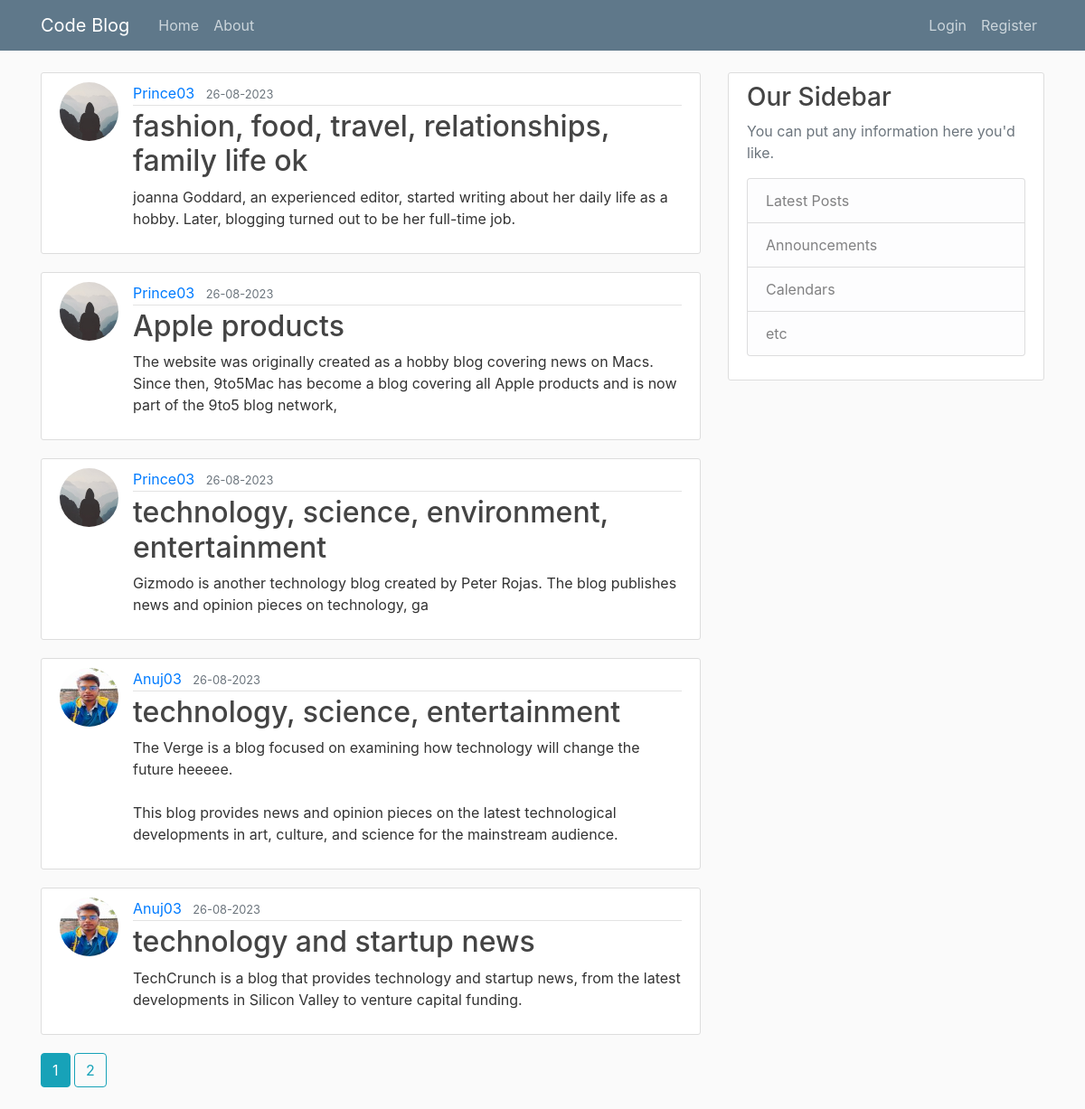
The page /home on the database its author committed.
### flaskblog/models.py (models this page shows, shortened)
class Post(db.Model):
    id=db.Column(db.Integer, primary_key=True)
    title = db.Column(db.String(100), nullable=False)
    date_posted = db.Column(db.DateTime, nullable=False, default=datetime.utcnow)
    content = db.Column(db.Text, nullable=False)
    user_id = db.Column(db.Integer,db.ForeignKey('user.id'),nullable=False)

class User(db.Model, UserMixin):
    id=db.Column(db.Integer, primary_key=True)
    username =db.Column(db.String(20), unique=True, nullable=False)
    email =db.Column(db.String(120), unique=True, nullable=False)
    image_file = db.Column(db.String(20), nullable=False, default='default.jpg')
    password = db.Column(db.String(60), nullable=False)
    posts = db.relationship('Post', backref='author',lazy=True)

### flaskblog/main/routes.py (the view)
@main.route("/")
@main.route("/home")
def home():
    page=request.args.get('page',1,type=int)
    posts = Post.query.order_by(Post.date_posted.desc()).paginate(page=page,per_page=5)
    return render_template('home.html',posts=posts)

### flaskblog/template/home.html
{% extends "layout.html"%}
{%block content%}
    {% for post in posts.items%}
        <article class="media content-section">
            <img class="rounded-circle article-img" src="{{ url_for('static',filename='profile_pics/' + post.author.image_file )}}">
            <div class="media-body">
            <div class="article-metadata">
                <a class="mr-2" href="{{ url_for('users.user_posts',username=post.author.username)}}">{{ post.author.username }}</a>
                <small class="text-muted">{{ post.date_posted.strftime('%d-%m-%Y') }}</small>
            </div>
            <h2><a class="article-title" href="{{ url_for('posts.post',post_id=post.id) }}">{{ post.title }}</a></h2>
            <p class="article-content">{{ post.content }}</p>
            </div>
        </article>
    {% endfor%}
    {% for page_num in posts.iter_pages(left_edge=1,right_edge=1,left_current=1,right_current=2)%}
        {% if page_num %}
            {% if posts.page == page_num %}
                <a class="btn btn-info mb-4" href="{{ url_for('main.home',page=page_num)}}">{{ page_num }}</a>
            {%else%}
                <a class="btn btn-outline-info mb-4" href="{{ url_for('main.home',page=page_num)}}">{{ page_num }}</a>
            {% endif %}
        {%else%}
            ...
        {% endif %}
    {% endfor%}
{% endblock content %}

### flaskblog/template/layout.html (shortened to what this page needs)
<!DOCTYPE html>
<html lang="en">
<head>
    <link rel="stylesheet" href="https://cdn.jsdelivr.net/npm/bootstrap@4.4.1/dist/css/bootstrap.min.css">
    <link rel="stylesheet" type="text/css" href="{{ url_for('static', filename='main.css')}}">
</head>
<body>
    <header class="site-header">
        <nav class="navbar navbar-expand-md navbar-dark bg-steel fixed-top">
          <div class="container">
            <a class="navbar-brand mr-4" href="/">Code Blog</a>
            <div class="collapse navbar-collapse" id="navbarToggle">
              <div class="navbar-nav mr-auto">
                <a class="nav-item nav-link" href="{{ url_for('main.home')}}">Home</a>
                <a class="nav-item nav-link" href="{{ url_for('main.about')}}">About</a>
              </div>
              <div class="navbar-nav">
                {% if current_user.is_authenticated %}
                  <a class="nav-item nav-link" href="{{ url_for('posts.new_post')}}">New Post</a>
                  <a class="nav-item nav-link" href="{{ url_for('users.account')}}">Account</a>
                  <a class="nav-item nav-link" href="{{ url_for('users.logout')}}">Logout</a>
                {% else %}
                  <a class="nav-item nav-link" href="{{ url_for('users.login')}}">Login</a>
                  <a class="nav-item nav-link" href="{{ url_for('users.register')}}">Register</a>
                {% endif %}
              </div>
            </div>
          </div>
        </nav>
    </header>
    <main role="main" class="container">
        <div class="row">
          <div class="col-md-8">
            {% block content %}{% endblock %}
          </div>
          <div class="col-md-4">
            <div class="content-section">
              <h3>Our Sidebar</h3>
              <p class='text-muted'>You can put any information here you'd like.
                <ul class="list-group">
                  <li class="list-group-item list-group-item-light">Latest Posts</li>
                  <li class="list-group-item list-group-item-light">Announcements</li>
                  <li class="list-group-item list-group-item-light">Calendars</li>
                  <li class="list-group-item list-group-item-light">etc</li>
                </ul>
              </p>
            </div>
          </div>
        </div>
      </main>
</body>
</html>

### flaskblog/static/main.css (style rules this page uses)
body { background: #fafafa; color: #333333; margin-top: 5rem; }
h1, h2, h3, h4, h5, h6 { color: #444444; }
.bg-steel { background-color: #5f788a; }
.site-header .navbar-nav .nav-link { color: #cbd5db; }
.content-section { background: #ffffff; padding: 10px 20px; border: 1px solid #dddddd; border-radius: 3px; margin-bottom: 20px; }
.article-title { color: #444444; }
.article-content { white-space: pre-line; }
.article-img { height: 65px; width: 65px; margin-right: 16px; }
.article-metadata { padding-bottom: 1px; margin-bottom: 4px; border-bottom: 1px solid #e3e3e3 }

### rows shown on the page
Post: image_file (placeholder picture), author.username "Prince03", date_posted "26-08-2023", title "fashion, food, travel, relationships, family life ok", content "joanna Goddard, an experienced editor, started writing about her daily life as a hobby. Later, blogging turned out to be her full-time job."
Post: image_file (placeholder picture), author.username "Prince03", date_posted "26-08-2023", title "Apple products", content "The website was originally created as a hobby blog covering news on Macs. Since then, 9to5Mac has become a blog covering all Apple products and is now part of the 9to5 blog network,"
Post: image_file (placeholder picture), author.username "Prince03", date_posted "26-08-2023", title "technology, science, environment, entertainment", content "Gizmodo is another technology blog created by Peter Rojas. The blog publishes news and opinion pieces on technology, ga"
Post: image_file (picture), author.username "Anuj03", date_posted "26-08-2023", title "technology, science, entertainment", content "The Verge is a blog focused on examining how technology will change the future heeeee. This blog provides news and opinion pieces on the latest technological developments in art, culture, and science for the mainstream audience."
Post: image_file (picture), author.username "Anuj03", date_posted "26-08-2023", title "technology and startup news", content "TechCrunch is a blog that provides technology and startup news, from the latest developments in Silicon Valley to venture capital funding."

### other values the page prints
{{ page_num }} "1"
{{ page_num }} "2"
